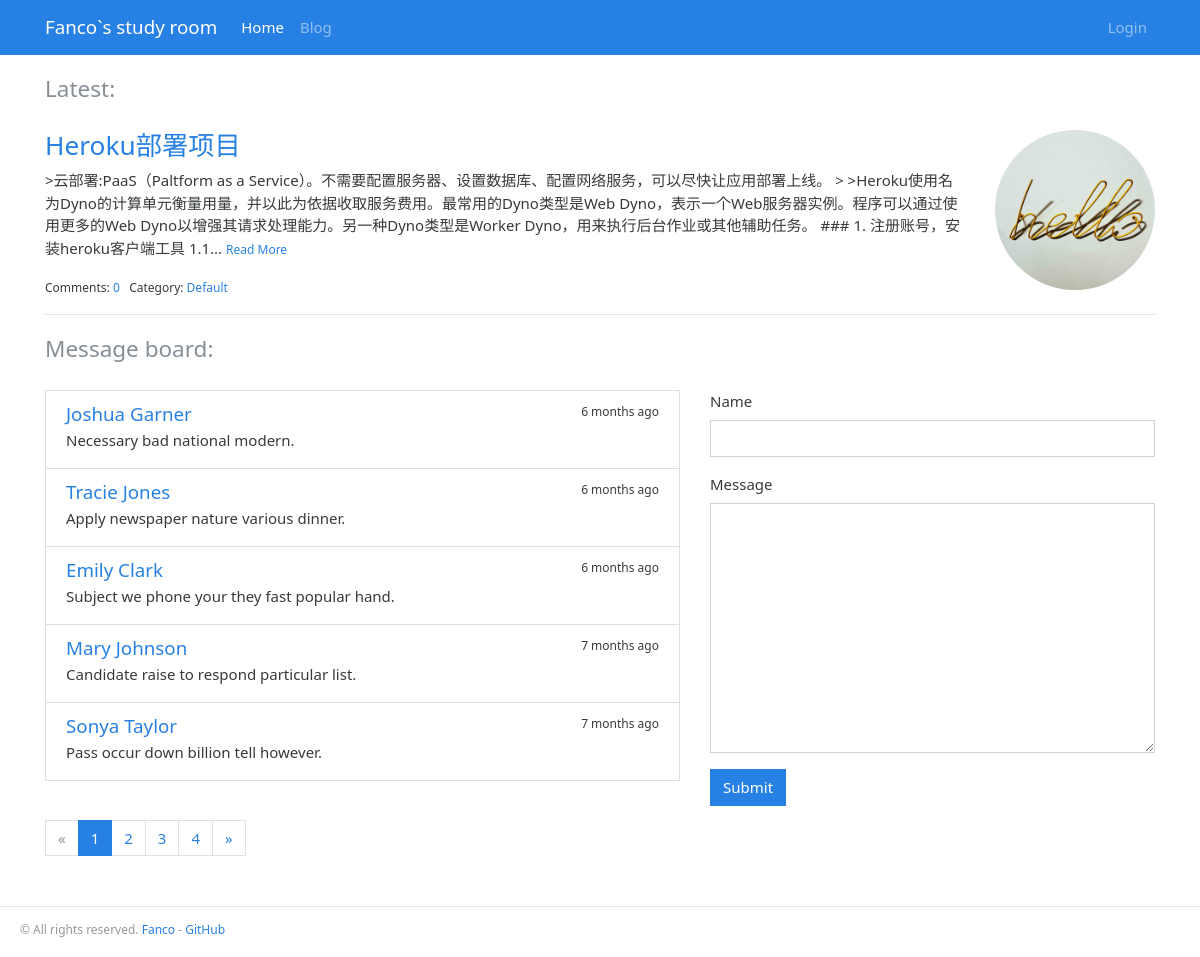
Before: / with the older database file.
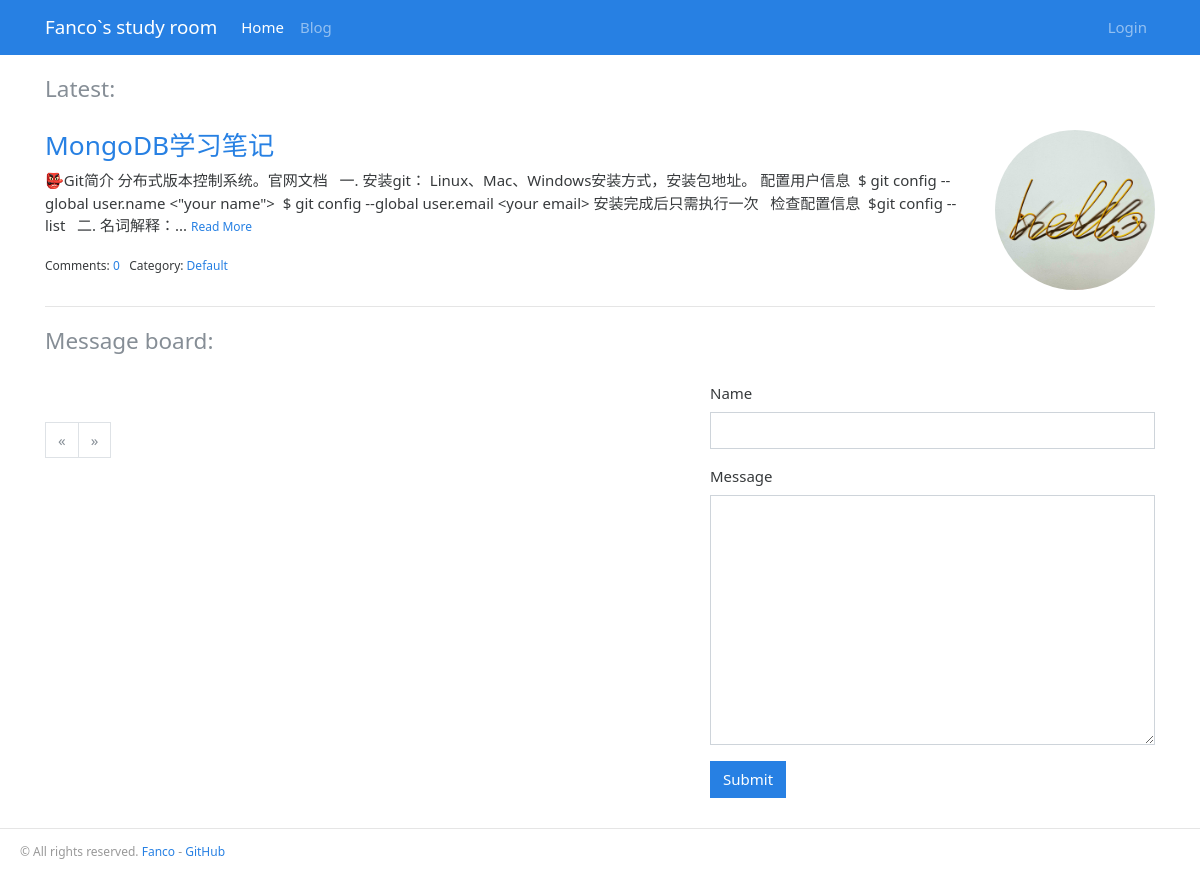
After: the same page with the newer database file.
### Blog/models.py (models this page shows, shortened)
@whooshee.register_model('title','body')
class Post(db.Model):
	__tablename__ = 'posts'
	id = db.Column(db.Integer, primary_key=True)
	title = db.Column(db.String(60))
	body = db.Column(db.Text)
	body_html = db.Column(db.Text)
	timestamp = db.Column(db.DateTime, default=datetime.utcnow, index=True)
	can_comment = db.Column(db.Boolean, default=True)
	category_id = db.Column(db.Integer, db.ForeignKey('categorys.id'))
	comments = db.relationship('Comment', backref='post', cascade='all, delete-orphan')

class Category(db.Model):
	__tablename__ = 'categorys'
	id = db.Column(db.Integer, primary_key=True)
	name = db.Column(db.String(30), unique=True)
	posts = db.relationship('Post', backref='category')

class Message(db.Model):
	id = db.Column(db.Integer, primary_key=True)
	name = db.Column(db.String(20))
	body = db.Column(db.String(100))
	timestamp = db.Column(db.DateTime, default=datetime.utcnow, index=True)

### Blog/blueprints/blog.py (the view, shortened to what this page needs)
@blog_bp.route('/', methods=['GET', 'POST'])
def index():
	last = Post.query.order_by(Post.timestamp.desc()).first()
	form = HelloForm()
	page = request.args.get('page', 1, type=int)
	per_page = current_app.config['MESSAGE_PER_PAGE']
	pagination = Message.query.order_by(Message.timestamp.desc()).paginate(page, per_page=per_page)
	a = Message.query.order_by(Message.timestamp.desc())
	print(a)
	messages = pagination.items
	return render_template('blog/index.html', post=last, pagination=pagination, messages=messages, form=form)

### Blog/form.py
class HelloForm(FlaskForm):
	name = StringField('Name', validators=[DataRequired(), Length(1, 20)])
	body = TextAreaField('Message', validators=[DataRequired(), Length(1, 200)])
	submit = SubmitField()

### Blog/__init__.py (called while the page is built)
def register_template_context(app):
    @app.context_processor
    def make_template_context():
        admin = User.query.filter_by(username='admin').first()
        categories = Category.query.order_by(Category.name).all()
        return dict(admin=admin, categories=categories)

### Blog/templates/blog/index.html (shortened to what this page needs)
{% extends 'base.html' %}
{% from 'bootstrap/form.html' import render_form %}
{% from 'bootstrap/pagination.html' import render_pager %}
{% from 'bootstrap/pagination.html' import render_pagination %}
{% block content %}
    <div class="page-header">
        <h4 class="text-muted">Latest:</h4>
    </div>
    <div class="row">
        <div class="col-sm-10">
            {% if post %}
                <h3 class="text-primary"><a href="{{ url_for('.show_post', post_id=post.id) }}">{{ post.title }}</a></h3>
                <p>
                    {{ post.body|striptags|truncate }}
                    <small><a href="{{ url_for('.show_post', post_id=post.id) }}">Read More</a></small>
                </p>
                <small>
                    Comments: <a href="{{ url_for('.show_post', post_id=post.id) }}">{{ post.comments|length }}</a>&nbsp;&nbsp;
                    Category: <a href="{{ url_for('.show_post', post_id=post.id) }}">{{ post.category.name }}</a>
                </small>
            {% endif %}
        </div>
        <div class="col-sm-2">
            <img class="pure-img pure-img-responsive" src="/static/img/portrait.jpg" alt="Logo">
        </div>
    </div>
    <hr>
    <div class="page-header">
        <h4 class="text-muted">Message board:</h4>
    </div>
    <div class="row">
        <div class="col-sm-7">
            {% for message in messages %}
                <a class="list-group-item list-group-item-action flex-column">
                    <div class="d-flex w-100 justify-content-between">
                        <h5 class="mb-1 text-success">{{ message.name }}
                        </h5>
                        <small data-toggle="tooltip" data-placement="top"
                               data-timestamp="{{ message.timestamp.strftime('%Y-%m-%dT%H:%M:%SZ') }}"
                               data-delay="100">
                            {{ moment(message.timestamp).fromNow(refresh=True) }}
                        </small>
                    </div>
                    <p class="mb-1">{{ message.body }}</p>
                </a>
            {% endfor %}
            <div class="page-footer">{{ render_pagination(pagination) }}</div>
        </div>
        <div class="col-sm-5">
            {{ render_form(form) }}
        </div>
    </div>
{% endblock %}

### Blog/templates/base.html (shortened to what this page needs)
{% from 'bootstrap/nav.html' import render_nav_item %}
<!DOCTYPE html>
<html lang="en">
<head>
    {% block head %}
        {% block styles %}
            <link rel="stylesheet" href="{{ url_for('static', filename='css/perfect_blue.min.css') }}" type="text/css">
            <link rel="stylesheet" href="{{ url_for('static', filename='css/bootstrap.min.css') }}" type="text/css">
            <link rel="stylesheet" href="{{ url_for('static', filename='css/style.css') }}" type="text/css">
            <link rel="stylesheet" href="{{ url_for('static', filename='css/github.css') }}" type="text/css">
            <link rel="stylesheet" href="{{ url_for('static', filename='open-iconic/font/css/open-iconic-bootstrap.css') }}">
        {% endblock styles %}
    {% endblock head %}
</head>
<body>
{% block nav %}
    <nav class="navbar navbar-expand-lg navbar-dark bg-primary">
        <div class="container">
            <a class="navbar-brand" href="{{ url_for('blog.index') }}">Fanco`s study room</a>
            <div class="collapse navbar-collapse" id="navbarColor01">
                <ul class="navbar-nav mr-auto">
                    {{ render_nav_item('blog.index', 'Home') }}
                    {{ render_nav_item('blog.blogs', 'Blog') }}
                </ul>
                <ul class="nav navbar-nav navbar-right">
                    {% if current_user.is_authenticated %}
                        <img class="img-display" width="38" height="38" src="{{ current_user.image }}">
                        {% if current_user.is_admin %}
                            <li class="nav-item dropdown">
                                <a href="#" class="nav-link dropdown-toggle" data-toggle="dropdown" role="button"
                                   aria-haspopup="true"
                                   aria-expanded="false">
                                    {{ current_user.username }} <span class="caret"></span>
                                </a>
                                <div class="dropdown-menu" aria-labelledby="navbarDropdown">
                                    <a class="dropdown-item" href="{{ url_for('admin.new_post') }}">New Post</a>
                                    <a class="dropdown-item" href="{{ url_for('admin.manage_post') }}">Post</a>
                                    <a class="dropdown-item" href="{{ url_for('admin.manage_category') }}">Category</a>
                                    <a class="dropdown-item" href="{{ url_for('admin.manage_comment') }}">Comment</a>
                                    <a class="dropdown-item" href="{{ url_for('admin.manage_message') }}">Message
                                        {% if unread_comments %}
                                            <span class="badge badge-success">{{ unread_comments }}</span>
                                        {% endif %}
                                    </a>
                                </div>
                            </li>
                        {% endif %}
                        {{ render_nav_item('auth.logout', 'Logout') }}
                    {% else %}
                        {{ render_nav_item('auth.login', 'Login') }}
                    {% endif %}
                </ul>
            </div>
        </div>
    </nav>
{% endblock nav %}
<main class="container main">
    {% block content %}{% endblock content %}
</main>
{% block footer %}
        <footer>
            <p class="float-left">
                <small> &copy; All rights reserved. <a href="http://fanco.ink" title="To my blog">Fanco</a> -
                    <a href="https://github.com/fancofang" title="Fork me on GitHub">GitHub</a>
                </small>
            </p>
        </footer>
{% endblock footer %}
</body>
</html>

### Blog/static/css/style.css (style rules this page uses)
html { overflow-y: scroll; }
:root { overflow-y: auto; overflow-x: hidden; }
:root body { position: absolute; }
body { width: 100vw; overflow: hidden; }
nav { margin-bottom: 20px; }
.page-header { padding-bottom: 20px; }
.main { min-height:calc(100vh - 155px); }
footer { margin-top: 30px; padding: 10px 0 40px 20px; color: #999; border-top: 1px solid #e5e5e5; }
.page-footer { padding-top: 40px; }
.pure-img { max-width: 100%; height: auto; display: block; }
.pure-img-responsive { border-radius:100%; }
textarea { height: 250px; }

### Blog/static/css/github.css (style rules this page uses)
hr { height: 4px; }
img { max-width: 100%; }

Changed rows visible on the page:
removed Post: title "Heroku部署项目", body ">云部署:PaaS（Paltform as a Service）。不需要配置服务器、设置数据库、配置网络服务，可以尽快让应用部署上线。 > >Heroku使用名为Dyno的计算单元衡量用量，并以此为依据收取服务费用。最常用的Dyno类型是Web Dyno，表示一个Web服务器实例。程序可以通过使用更多的Web Dyno以增强其请求处理能力。另一种Dyno类型是Worker Dyno，用来执行后台作业或其他辅助任务。 ### 1. 注册账号，安装heroku客户端工具 1.1..."
removed Message: name "Joshua Garner", timestamp "6 months ago", body "Necessary bad national modern."
removed Message: name "Tracie Jones", timestamp "6 months ago", body "Apply newspaper nature various dinner."
removed Message: name "Emily Clark", timestamp "6 months ago", body "Subject we phone your they fast popular hand."
removed Message: name "Mary Johnson", timestamp "7 months ago", body "Candidate raise to respond particular list."
removed Message: name "Sonya Taylor", timestamp "7 months ago", body "Pass occur down billion tell however."
now on this page (row edited): Post: title "MongoDB学习笔记", body "👺Git简介 分布式版本控制系统。官网文档 一. 安装git： Linux、Mac、Windows安装方式，安装包地址。 配置用户信息 $ git config --global user.name <\"your name\"> $ git config --global user.email <your email> 安装完成后只需执行一次 检查配置信息 $git config --list 二. 名词解释：..."
Other visible differences:
{{ render_pagination(pagination) }}: "« 1 2 3 4 »" → "« »"
